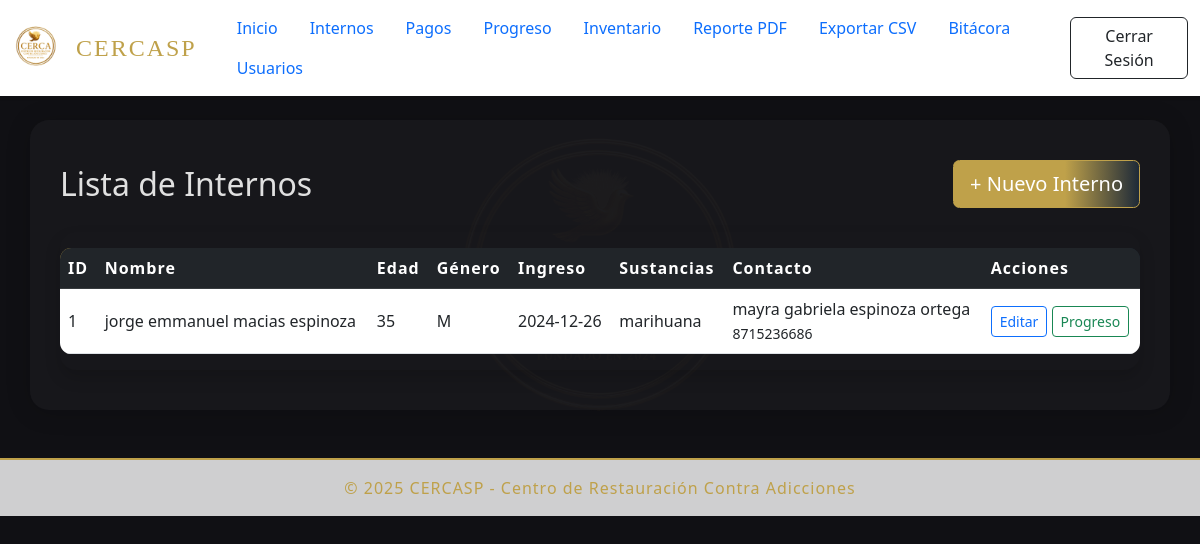
/interns/list (signed in), run on the app's committed database.
### cercasp/models.py (models this page shows, shortened)
class Intern(db.Model):
    id = db.Column(db.Integer, primary_key=True)
    name = db.Column(db.String(100), nullable=False)
    age = db.Column(db.Integer, nullable=False)
    gender = db.Column(db.String(10))
    entry_date = db.Column(db.Date, nullable=False)
    initial_drug = db.Column(db.String(100))
    wellbeing_score = db.Column(db.Integer, nullable=False)
    weekly_fee = db.Column(db.Float, nullable=False)
    contact_name_enc = db.Column(db.Text)  # Encrypted
    contact_number_enc = db.Column(db.Text)  # Encrypted
    consent_signed = db.Column(db.Date)
    def get_contact(self):
        try:
            from flask import current_app
            fernet = getattr(current_app, 'fernet', None)
            if fernet is None and hasattr(current_app, 'extensions'):
                fernet = current_app.extensions.get('fernet')
            if fernet is None:
                raise RuntimeError('Fernet no está inicializado en la app')
            return fernet.decrypt(self.contact_name_enc.encode()).decode(), fernet.decrypt(self.contact_number_enc.encode()).decode()
        except Exception:
            return None, None

### cercasp/blueprints/interns.py (the view)
@interns_bp.route('/list')
@login_required
def list_interns():
    page = request.args.get(get_page_parameter(), type=int, default=1)
    per_page = 10
    interns = Intern.query.paginate(page=page, per_page=per_page, error_out=False)
    pagination = Pagination(page=page, total=interns.total, per_page=per_page, css_framework='bootstrap5')
    return render_template('list_interns.html', interns=interns.items, pagination=pagination)

### cercasp/__init__.py (called while the page is built)
@login_manager.user_loader
def load_user(user_id):
    from .models import User
    return User.query.get(int(user_id))

### cercasp/templates/list_interns.html (shortened to what this page needs)
{% extends 'base.html' %}
{% block content %}
<div class="d-flex justify-content-between align-items-center mb-4">
    <h2 class="mb-0">Lista de Internos</h2>
    <a href="{{ url_for('interns.add_intern') }}" class="btn btn-primary btn-lg shadow">+ Nuevo Interno</a>
</div>
<div class="table-responsive rounded-4 shadow">
<table class="table table-hover align-middle">
    <thead class="table-dark">
        <tr>
            <th>ID</th>
            <th>Nombre</th>
            <th>Edad</th>
            <th>Género</th>
            <th>Ingreso</th>
            <th>Sustancias</th>
            <th>Contacto</th>
            <th>Acciones</th>
        </tr>
    </thead>
    <tbody>
        {% for intern in interns %}
        <tr>
            <td>{{ intern.id }}</td>
            <td>{{ intern.name }}</td>
            <td>{{ intern.age }}</td>
            <td>{{ intern.gender }}</td>
            <td>{{ intern.entry_date }}</td>
            <td>{{ intern.initial_drug }}</td>
            <td>
                {% if intern.get_contact() %}
                    {{ intern.get_contact()[0] }}<br><small>{{ intern.get_contact()[1] }}</small>
                {% else %}-{% endif %}
            </td>
            <td>
                <a href="{{ url_for('interns.edit_intern', id=intern.id) }}" class="btn btn-sm btn-outline-primary">Editar</a>
                <a href="{{ url_for('progress.list_progress', id=intern.id) }}" class="btn btn-sm btn-outline-success">Progreso</a>
            </td>
        </tr>
        {% else %}
        <tr>
            <td colspan="8" class="text-center">No hay internos registrados.</td>
        </tr>
        {% endfor %}
    </tbody>
</table>
</div>
{% endblock %}

### cercasp/static/css/main.css (style rules this page uses)
body { font-family: 'Segoe UI', Arial, sans-serif; background-color: #101014; background-image: url('/static/img/logo_cercasp.png'); background-repeat: no-repeat; background-position: center 120px; background-attachment: fixed; background-size: 28vw auto; min-height: 100vh; }
.table { margin-top: 1rem; background: rgba(16,16,20,0.98); border-radius: 0.7rem; overflow: hidden; box-shadow: 0 2px 12px rgba(0,0,0,0.13); color: #e0e0e0; }
.table thead { background: linear-gradient(90deg, #bfa14a 60%, #1e2a38 100%); color: #fff; letter-spacing: 1px; }
.form-control, .btn, .table, .alert { box-shadow: none !important; }
.btn-primary, .btn-success, .btn-warning, .btn-danger { border: none; border-radius: 0.4rem; font-weight: 500; transition: background 0.2s; }
.btn-primary { background: linear-gradient(90deg, #bfa14a 60%, #1e2a38 100%); color: #fff; border: 1px solid #bfa14a; }

### data on the page
Intern: id "1", name "jorge emmanuel macias espinoza", age "35", gender "M", entry_date "2024-12-26", initial_drug "marihuana", contact_name_enc+contact_number_enc "mayra gabriela espinoza ortega", contact_name_enc+contact_number_enc "8715236686"

### other printed values
{{ 2025 }} "2025"
